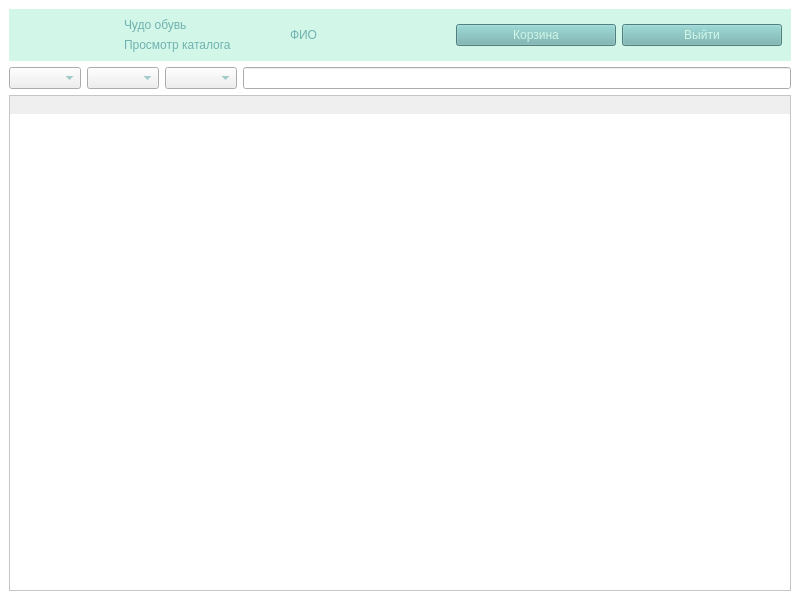
<?xml version="1.0" encoding="UTF-8"?>
<ui version="4.0">
 <class>MainWindow</class>
 <widget class="QMainWindow" name="MainWindow">
  <property name="geometry">
   <rect>
    <x>0</x>
    <y>0</y>
    <width>800</width>
    <height>600</height>
   </rect>
  </property>
  <property name="windowTitle">
   <string>MainWindow</string>
  </property>
  <property name="styleSheet">
   <string notr="true">*{
	font: 24pt &quot;Calibri&quot;;
	color:#70B2AF;
}
#header{
	background-color:#D2F6E7;
}
#body{
	background-color:#fff;
}
QPushButton{
	background-color:#70B2AF;
	color:#D2F6E7;
}
QPushButton:hover{
	background-color:#D2F6E7;
	color:#70B2AF;
}
QScrollArea{
	background-color:#fff;
}</string>
  </property>
  <widget class="QWidget" name="body">
   <layout class="QVBoxLayout" name="verticalLayout_2">
    <item alignment="Qt::AlignmentFlag::AlignTop">
     <widget class="QWidget" name="header" native="true">
      <layout class="QHBoxLayout" name="horizontalLayout">
       <item>
        <widget class="QLabel" name="label_4">
         <property name="maximumSize">
          <size>
           <width>100</width>
           <height>100</height>
          </size>
         </property>
         <property name="text">
          <string/>
         </property>
         <property name="pixmap">
          <pixmap>../img/Чудо Обувь.png</pixmap>
         </property>
         <property name="scaledContents">
          <bool>true</bool>
         </property>
        </widget>
       </item>
       <item>
        <layout class="QVBoxLayout" name="verticalLayout">
         <item>
          <widget class="QLabel" name="label_2">
           <property name="text">
            <string>Чудо обувь</string>
           </property>
          </widget>
         </item>
         <item>
          <widget class="QLabel" name="label_3">
           <property name="text">
            <string>Просмотр каталога</string>
           </property>
          </widget>
         </item>
        </layout>
       </item>
       <item>
        <widget class="QLabel" name="user_data">
         <property name="text">
          <string>ФИО</string>
         </property>
        </widget>
       </item>
       <item>
        <widget class="QPushButton" name="cart_btn">
         <property name="text">
          <string>Корзина</string>
         </property>
        </widget>
       </item>
       <item>
        <widget class="QPushButton" name="logout_btn">
         <property name="text">
          <string>Выйти</string>
         </property>
        </widget>
       </item>
      </layout>
     </widget>
    </item>
    <item>
     <layout class="QHBoxLayout" name="horizontalLayout_2">
      <item>
       <widget class="QComboBox" name="price_box"/>
      </item>
      <item>
       <widget class="QComboBox" name="cat_box"/>
      </item>
      <item>
       <widget class="QComboBox" name="scat_box"/>
      </item>
      <item>
       <widget class="QLineEdit" name="search_edit"/>
      </item>
     </layout>
    </item>
    <item>
     <widget class="QScrollArea" name="scrollArea">
      <property name="widgetResizable">
       <bool>true</bool>
      </property>
      <widget class="QWidget" name="scrollAreaWidgetContents">
       <property name="geometry">
        <rect>
         <x>0</x>
         <y>0</y>
         <width>780</width>
         <height>18</height>
        </rect>
       </property>
       <property name="sizePolicy">
        <sizepolicy hsizetype="Preferred" vsizetype="Fixed">
         <horstretch>0</horstretch>
         <verstretch>0</verstretch>
        </sizepolicy>
       </property>
       <layout class="QVBoxLayout" name="verticalLayout_3"/>
      </widget>
     </widget>
    </item>
   </layout>
  </widget>
 </widget>
 <resources/>
 <connections/>
</ui>
